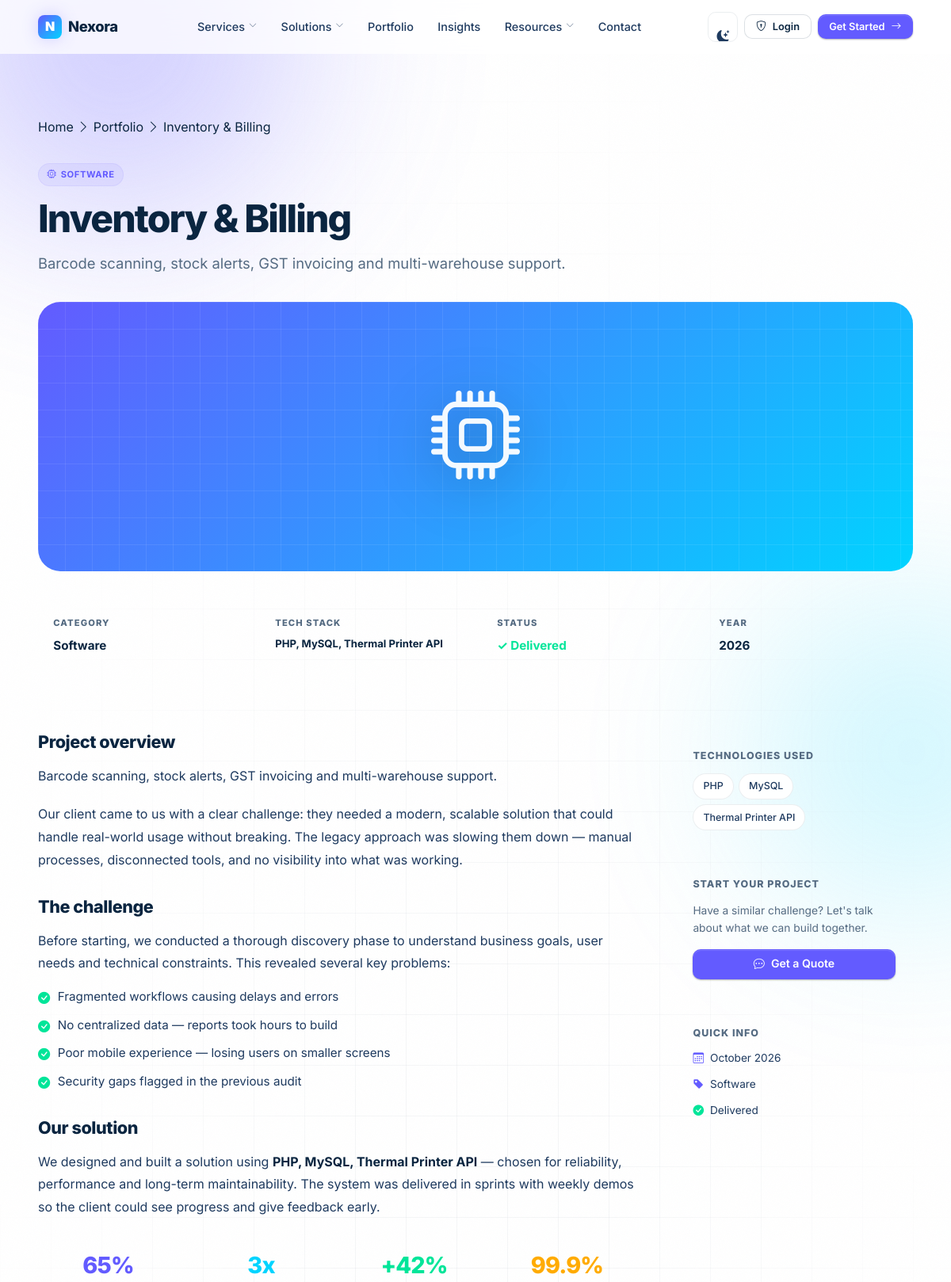
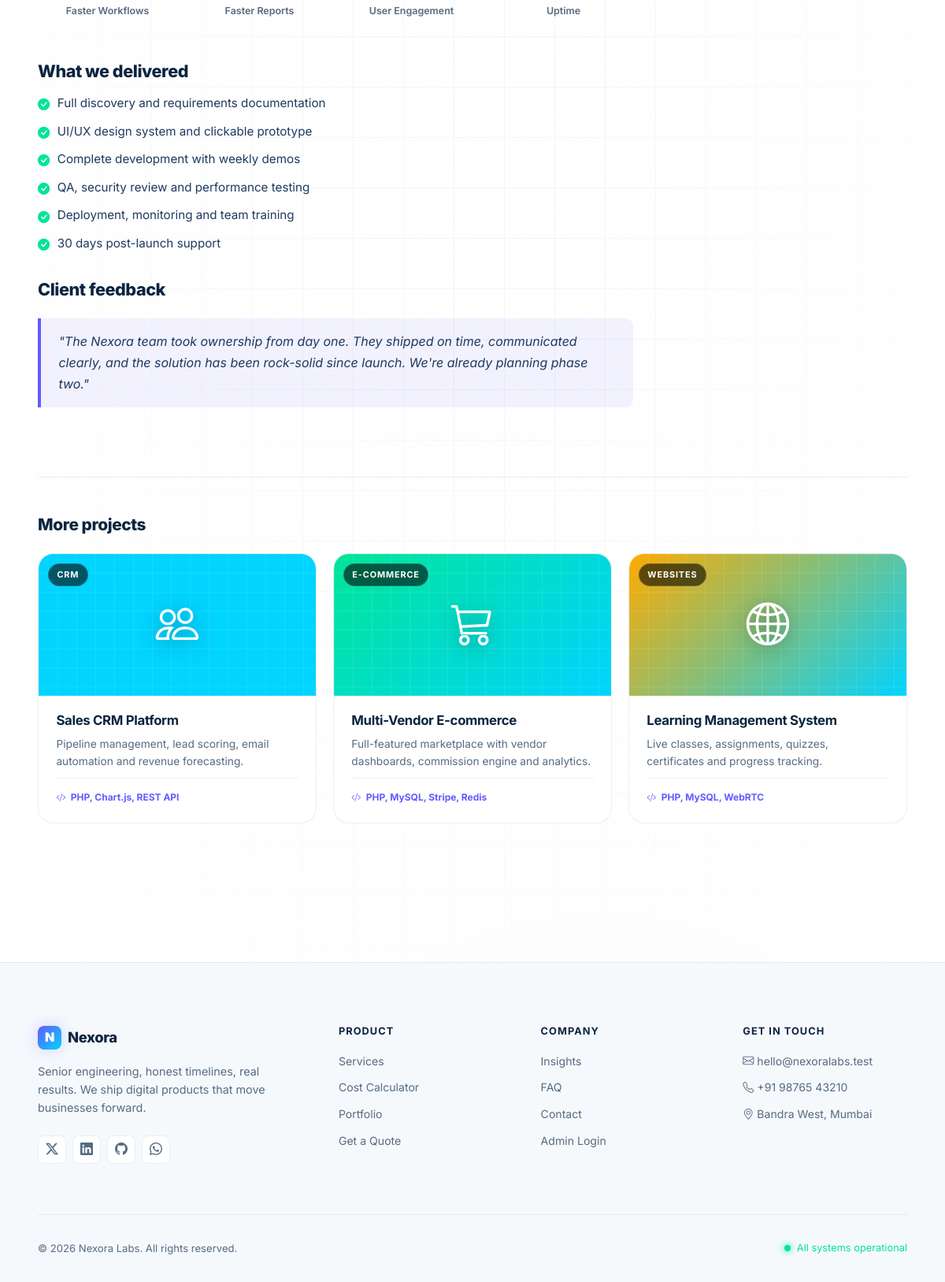
Screenshot of /portfolio-detail.php?id=8 with the database file from the repository (2 pictures, top to bottom).
### tables this page shows
CREATE TABLE portfolio (
  id INT AUTO_INCREMENT PRIMARY KEY,
  title VARCHAR(150) NOT NULL,
  category VARCHAR(80),
  technology VARCHAR(200),
  description TEXT,
  image VARCHAR(255),
  created_at TIMESTAMP DEFAULT CURRENT_TIMESTAMP
);

### includes/functions.php (called while the page is built, shortened)
<?php
if (!function_exists('e')) {
    function e($str) {
        return htmlspecialchars($str ?? '', ENT_QUOTES, 'UTF-8');
    }
}

### portfolio-detail.php (the view, shortened to what this page needs)
<?php
require_once 'includes/config.php';
require_once 'includes/functions.php';
$id = (int)($_GET['id'] ?? 0);
$stmt = $pdo->prepare("SELECT * FROM portfolio WHERE id = ? LIMIT 1");
$stmt->execute([$id]);
$project = $stmt->fetch();
$relStmt = $pdo->prepare("SELECT * FROM portfolio WHERE category = ? AND id != ? LIMIT 3");
$relStmt->execute([$project['category'], $project['id']]);
$related = $relStmt->fetchAll();
if (count($related) < 3) {
    $moreStmt = $pdo->prepare("SELECT * FROM portfolio WHERE id != ? ORDER BY RAND() LIMIT 3");
    $moreStmt->execute([$project['id']]);
    $related = $moreStmt->fetchAll();
}
$catIcons = [
    'ERP' => 'bi-diagram-3', 'CRM' => 'bi-people',
    'E-commerce' => 'bi-cart3', 'Mobile Apps' => 'bi-phone',
    'Websites' => 'bi-globe2', 'Software' => 'bi-cpu',
    'AI' => 'bi-robot', 'Automation' => 'bi-gear',
];
$catColors = [
    'ERP' => 'var(--primary)', 'CRM' => 'var(--cyan)',
    'E-commerce' => 'var(--green)', 'Mobile Apps' => 'var(--pink)',
    'Websites' => 'var(--yellow)', 'Software' => 'var(--primary)',
    'AI' => 'var(--pink)', 'Automation' => 'var(--cyan)',
];
$catIcon  = $catIcons[$project['category']]  ?? 'bi-window-stack';
$catColor = $catColors[$project['category']] ?? 'var(--primary)';
include 'includes/header.php';
?>
<section class="hero" style="padding-bottom:2rem">
  <div class="container">
    <nav class="breadcrumb" style="justify-content:flex-start;margin-bottom:2rem">
      <a href="<?= BASE_URL ?>">Home</a>
      <i class="bi bi-chevron-right"></i>
      <a href="<?= BASE_URL ?>portfolio.php">Portfolio</a>
      <i class="bi bi-chevron-right"></i>
      <span><?= e($project['title']) ?></span>
    </nav>
    <span class="badge badge-primary" style="margin-bottom:1rem">
      <i class="bi <?= $catIcon ?>"></i> <?= e($project['category']) ?>
    </span>
    <h1 style="font-size:clamp(2rem,4.5vw,3rem);margin-bottom:1rem;max-width:800px">
      <?= e($project['title']) ?>
    </h1>
    <p class="lead" style="margin-bottom:2rem;max-width:720px">
      <?= e($project['description']) ?>
    </p>
    <div style="height:340px;border-radius:var(--radius-xl);background:linear-gradient(135deg, <?= $catColor ?>, var(--cyan));display:grid;place-items:center;position:relative;overflow:hidden;margin-bottom:2.5rem">
      <div style="position:absolute;inset:0;background-image:linear-gradient(rgba(255,255,255,0.08) 1px,transparent 1px),linear-gradient(90deg,rgba(255,255,255,0.08) 1px,transparent 1px);background-size:34px 34px"></div>
      <i class="bi <?= $catIcon ?>" style="position:relative;z-index:2;font-size:7rem;color:rgba(255,255,255,0.95);filter:drop-shadow(0 12px 35px rgba(0,0,0,0.3))"></i>
    </div>
    <div style="display:grid;grid-template-columns:repeat(auto-fit,minmax(160px,1fr));gap:1rem;margin-bottom:3rem">
      <div class="clean-card" style="padding:1.1rem 1.2rem">
        <div style="font-size:0.7rem;font-weight:800;letter-spacing:0.1em;text-transform:uppercase;color:var(--muted);margin-bottom:0.4rem">Category</div>
        <div style="font-size:0.95rem;font-weight:700"><?= e($project['category']) ?></div>
      </div>
      <div class="clean-card" style="padding:1.1rem 1.2rem">
        <div style="font-size:0.7rem;font-weight:800;letter-spacing:0.1em;text-transform:uppercase;color:var(--muted);margin-bottom:0.4rem">Tech Stack</div>
        <div style="font-size:0.82rem;font-weight:700;line-height:1.4"><?= e($project['technology']) ?></div>
      </div>
      <div class="clean-card" style="padding:1.1rem 1.2rem">
        <div style="font-size:0.7rem;font-weight:800;letter-spacing:0.1em;text-transform:uppercase;color:var(--muted);margin-bottom:0.4rem">Status</div>
        <div style="font-size:0.95rem;font-weight:700;color:var(--green)">✓ Delivered</div>
      </div>
      <div class="clean-card" style="padding:1.1rem 1.2rem">
        <div style="font-size:0.7rem;font-weight:800;letter-spacing:0.1em;text-transform:uppercase;color:var(--muted);margin-bottom:0.4rem">Year</div>
        <div style="font-size:0.95rem;font-weight:700"><?= date('Y', strtotime($project['created_at'])) ?></div>
      </div>
    </div>
  </div>
</section>
<section class="section" style="padding-top:0">
  <div class="container">
    <div style="display:grid;grid-template-columns:1fr 300px;gap:3rem;align-items:start" class="pd-content">
      <div>
        <h2 style="font-size:1.35rem;font-weight:800;margin-bottom:1rem">Project overview</h2>
        <p style="font-size:1rem;line-height:1.8;color:var(--text-2);margin-bottom:1.2rem">
          <?= e($project['description']) ?>
        </p>
        <p style="font-size:1rem;line-height:1.8;color:var(--text-2);margin-bottom:1.2rem">
          Our client came to us with a clear challenge: they needed a modern, scalable solution that could handle real-world usage without breaking. The legacy approach was slowing them down — manual processes, disconnected tools, and no visibility into what was working.
        </p>
        <h2 style="font-size:1.35rem;font-weight:800;margin:2rem 0 1rem">The challenge</h2>
        <p style="font-size:1rem;line-height:1.8;color:var(--text-2);margin-bottom:1rem">
          Before starting, we conducted a thorough discovery phase to understand business goals, user needs and technical constraints. This revealed several key problems:
        </p>
        <ul style="list-style:none;padding:0;margin:1rem 0 1.5rem;display:flex;flex-direction:column;gap:0.6rem">
          <?php foreach ([
            'Fragmented workflows causing delays and errors',
            'No centralized data — reports took hours to build',
            'Poor mobile experience — losing users on smaller screens',
            'Security gaps flagged in the previous audit',
          ] as $item): ?>
            <li style="display:flex;gap:0.6rem;font-size:0.95rem;color:var(--text-2);line-height:1.55">
              <i class="bi bi-check-circle-fill" style="color:var(--green);flex-shrink:0;margin-top:0.15rem"></i>
              <?= e($item) ?>
            </li>
          <?php endforeach; ?>
        </ul>
        <h2 style="font-size:1.35rem;font-weight:800;margin:2rem 0 1rem">Our solution</h2>
        <p style="font-size:1rem;line-height:1.8;color:var(--text-2);margin-bottom:1.5rem">
          We designed and built a solution using <strong style="color:var(--text)"><?= e($project['technology']) ?></strong> — chosen for reliability, performance and long-term maintainability. The system was delivered in sprints with weekly demos so the client could see progress and give feedback early.
        </p>
        <div style="display:grid;grid-template-columns:repeat(auto-fit,minmax(150px,1fr));gap:1rem;margin:1.5rem 0 2rem">
          <?php
          $results = [
            ['65%',  'Faster Workflows',  'var(--primary)'],
            ['3x',   'Faster Reports',    'var(--cyan)'],
            ['+42%', 'User Engagement',   'var(--green)'],
            ['99.9%','Uptime',            'var(--yellow)'],
          ];
          foreach ($results as $r): ?>
            <div class="clean-card" style="text-align:center;padding:1.3rem">
              <strong style="display:block;font-size:1.8rem;font-weight:800;letter-spacing:-0.03em;color:<?= $r[2] ?>;line-height:1;margin-bottom:0.4rem"><?= $r[0] ?></strong>
              <span style="font-size:0.78rem;color:var(--muted);font-weight:600"><?= $r[1] ?></span>
            </div>
          <?php endforeach; ?>
        </div>
        <h2 style="font-size:1.35rem;font-weight:800;margin:2rem 0 1rem">What we delivered</h2>
        <ul style="list-style:none;padding:0;margin:1rem 0 1.5rem;display:flex;flex-direction:column;gap:0.6rem">
          <?php foreach ([
            'Full discovery and requirements documentation',
            'UI/UX design system and clickable prototype',
            'Complete development with weekly demos',
            'QA, security review and performance testing',
            'Deployment, monitoring and team training',
            '30 days post-launch support',
          ] as $item): ?>
            <li style="display:flex;gap:0.6rem;font-size:0.95rem;color:var(--text-2);line-height:1.55">
              <i class="bi bi-check-circle-fill" style="color:var(--green);flex-shrink:0;margin-top:0.15rem"></i>
              <?= e($item) ?>
            </li>
          <?php endforeach; ?>
        </ul>
        <h2 style="font-size:1.35rem;font-weight:800;margin:2rem 0 1rem">Client feedback</h2>
        <blockquote style="border-left:4px solid var(--primary);padding:1rem 1.4rem;background:var(--primary-soft);border-radius:0 10px 10px 0;font-style:italic;color:var(--text-2);margin:1.5rem 0;font-size:1rem;line-height:1.7">
          "The Nexora team took ownership from day one. They shipped on time, communicated clearly, and the solution has been rock-solid since launch. We're already planning phase two."
        </blockquote>
      </div>
      <aside style="position:sticky;top:100px;display:flex;flex-direction:column;gap:1rem" class="pd-sidebar">
        <div class="clean-card" style="padding:1.4rem">
          <h4 style="font-size:0.78rem;font-weight:800;letter-spacing:0.08em;text-transform:uppercase;color:var(--muted);margin-bottom:0.9rem">Technologies used</h4>
          <div style="display:flex;flex-wrap:wrap;gap:0.4rem">
            <?php foreach (array_map('trim', explode(',', $project['technology'])) as $tech): ?>
              <span class="chip"><?= e($tech) ?></span>
            <?php endforeach; ?>
          </div>
        </div>
        <div class="clean-card" style="padding:1.4rem">
          <h4 style="font-size:0.78rem;font-weight:800;letter-spacing:0.08em;text-transform:uppercase;color:var(--muted);margin-bottom:0.9rem">Start your project</h4>
          <p style="font-size:0.86rem;color:var(--muted);line-height:1.6;margin-bottom:1rem">
            Have a similar challenge? Let's talk about what we can build together.
          </p>
          <a href="<?= BASE_URL ?>request-quote.php" class="btn btn-primary" style="width:100%">
            <i class="bi bi-chat-dots"></i> Get a Quote
          </a>
        </div>
        <div class="clean-card" style="padding:1.4rem">
          <h4 style="font-size:0.78rem;font-weight:800;letter-spacing:0.08em;text-transform:uppercase;color:var(--muted);margin-bottom:0.9rem">Quick info</h4>
          <ul style="list-style:none;padding:0;margin:0;display:flex;flex-direction:column;gap:0.7rem">
            <li style="font-size:0.85rem;color:var(--text-2);display:flex;gap:0.5rem">
              <i class="bi bi-calendar3" style="color:var(--primary)"></i>
              <?= date('F Y', strtotime($project['created_at'])) ?>
            </li>
            <li style="font-size:0.85rem;color:var(--text-2);display:flex;gap:0.5rem">
              <i class="bi bi-tag-fill" style="color:var(--primary)"></i>
              <?= e($project['category']) ?>
            </li>
            <li style="font-size:0.85rem;color:var(--text-2);display:flex;gap:0.5rem">
              <i class="bi bi-check-circle-fill" style="color:var(--green)"></i>
              Delivered
            </li>
          </ul>
        </div>
      </aside>
    </div>
    <?php if (!empty($related)): ?>
      <div style="margin-top:4rem;padding-top:3rem;border-top:1px solid var(--border)">
        <h3 style="font-size:1.3rem;font-weight:800;margin-bottom:1.5rem">More projects</h3>
        <div class="grid-3">
          <?php foreach ($related as $r):
            $rColor = $catColors[$r['category']] ?? 'var(--primary)';
          ?>
            <a href="<?= BASE_URL ?>portfolio-detail.php?id=<?= (int)$r['id'] ?>"
               class="portfolio-card"
               style="--card-color: <?= $rColor ?>">
              <div class="pc-header">
                <span class="pc-cat"><?= e($r['category']) ?></span>
                <i class="bi <?= $catIcons[$r['category']] ?? 'bi-window-stack' ?>"></i>
              </div>
              <div class="pc-body">
                <h3><?= e($r['title']) ?></h3>
                <p><?= e($r['description']) ?></p>
                <span class="pc-tech"><i class="bi bi-code-slash"></i> <?= e($r['technology']) ?></span>
              </div>
            </a>
          <?php endforeach; ?>
        </div>
      </div>
    <?php endif; ?>
  </div>
</section>
<?php include 'includes/footer.php'; ?>

### rows the page displays
portfolio: title "Inventory & Billing", category "SOFTWARE", description "Barcode scanning, stock alerts, GST invoicing and multi-warehouse support.", category "Software", technology "PHP, MySQL, Thermal Printer API", created_at "2026", technology "PHP", technology "MySQL", technology "Thermal Printer API", created_at "October 2026"
portfolio: category "CRM", title "Sales CRM Platform", description "Pipeline management, lead scoring, email automation and revenue forecasting.", technology "PHP, Chart.js, REST API"
portfolio: category "E-COMMERCE", title "Multi-Vendor E-commerce", description "Full-featured marketplace with vendor dashboards, commission engine and analytics.", technology "PHP, MySQL, Stripe, Redis"
portfolio: category "WEBSITES", title "Learning Management System", description "Live classes, assignments, quizzes, certificates and progress tracking.", technology "PHP, MySQL, WebRTC"

### other values shown
$item "Fragmented workflows causing delays and errors"
$item "No centralized data — reports took hours to build"
$item "Poor mobile experience — losing users on smaller screens"
$item "Security gaps flagged in the previous audit"
$r[0] "65%"
$r[1] "Faster Workflows"
$r[0] "3x"
$r[1] "Faster Reports"
$r[0] "+42%"
$r[1] "User Engagement"
$r[0] "99.9%"
$r[1] "Uptime"
$item "Full discovery and requirements documentation"
$item "UI/UX design system and clickable prototype"
$item "Complete development with weekly demos"
